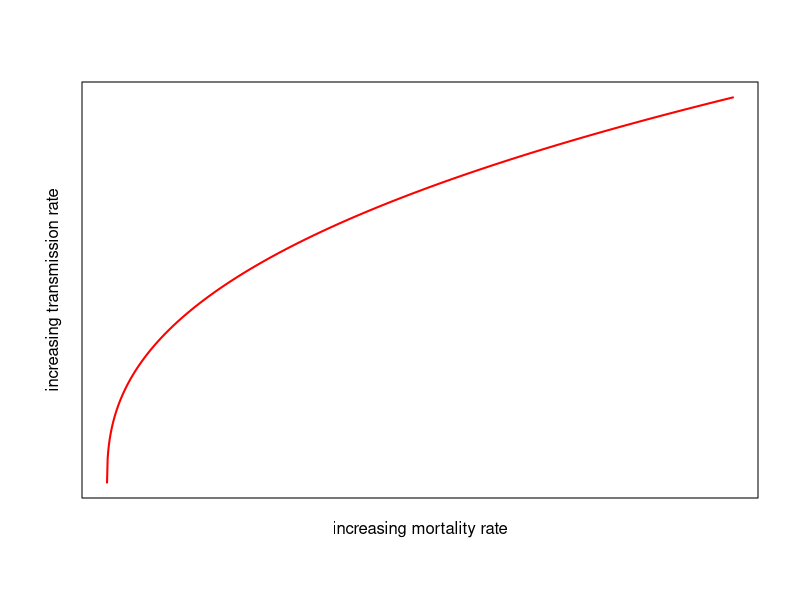

This chart was generated by the following R code:
morts <- seq(0, 100, 0.1)
trans <- (0.3 * morts) ^ 0.4
jpeg('~/virEvol/code_output/plots/main/conceptual.jpeg', width=5, height=5, unit='in', res=600)
plot(morts, trans, type='l', xlab='increasing mortality rate', 
     ylab='increasing transmission rate', xaxt='n', yaxt='n', line=1, col='red', lwd=2)
dev.off()
